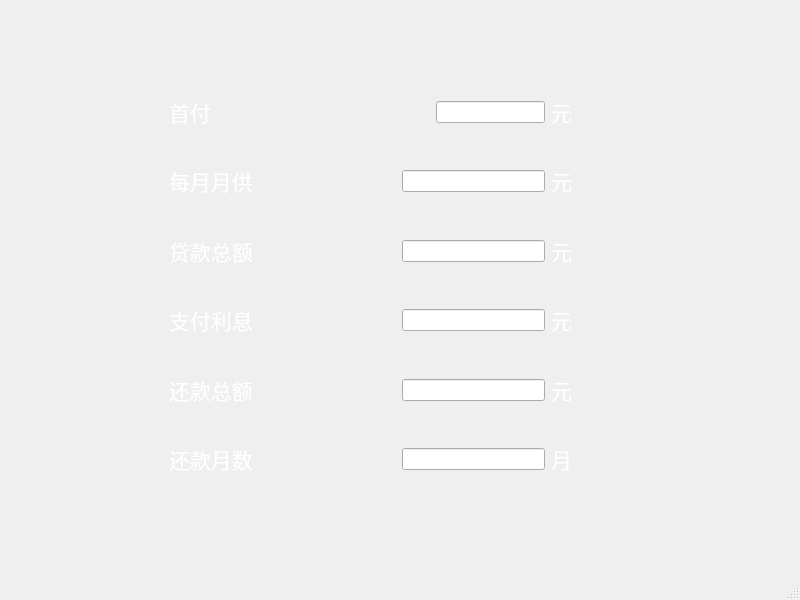
<?xml version="1.0" encoding="UTF-8"?>
<ui version="4.0">
 <class>Commercial1</class>
 <widget class="QMainWindow" name="Commercial1">
  <property name="geometry">
   <rect>
    <x>0</x>
    <y>0</y>
    <width>800</width>
    <height>600</height>
   </rect>
  </property>
  <property name="windowTitle">
   <string>MainWindow</string>
  </property>
  <widget class="QWidget" name="centralwidget">
   <widget class="QWidget" name="widget_7" native="true">
    <property name="geometry">
     <rect>
      <x>160</x>
      <y>80</y>
      <width>421</width>
      <height>411</height>
     </rect>
    </property>
    <layout class="QVBoxLayout" name="verticalLayout">
     <item>
      <widget class="QWidget" name="widget" native="true">
       <layout class="QHBoxLayout" name="horizontalLayout">
        <item>
         <widget class="QLabel" name="label">
          <property name="text">
           <string>&lt;html&gt;&lt;head/&gt;&lt;body&gt;&lt;p&gt;&lt;span style=&quot; font-size:16pt; color:#ffffff;&quot;&gt;首付&lt;/span&gt;&lt;/p&gt;&lt;/body&gt;&lt;/html&gt;</string>
          </property>
         </widget>
        </item>
        <item>
         <spacer name="horizontalSpacer">
          <property name="orientation">
           <enum>Qt::Horizontal</enum>
          </property>
          <property name="sizeHint" stdset="0">
           <size>
            <width>40</width>
            <height>20</height>
           </size>
          </property>
         </spacer>
        </item>
        <item>
         <spacer name="horizontalSpacer_7">
          <property name="orientation">
           <enum>Qt::Horizontal</enum>
          </property>
          <property name="sizeHint" stdset="0">
           <size>
            <width>40</width>
            <height>20</height>
           </size>
          </property>
         </spacer>
        </item>
        <item>
         <widget class="QLineEdit" name="lineEdit1"/>
        </item>
        <item>
         <widget class="QLabel" name="label_7">
          <property name="text">
           <string>&lt;html&gt;&lt;head/&gt;&lt;body&gt;&lt;p&gt;&lt;span style=&quot; font-size:16pt; color:#ffffff;&quot;&gt;元&lt;/span&gt;&lt;/p&gt;&lt;/body&gt;&lt;/html&gt;</string>
          </property>
         </widget>
        </item>
       </layout>
      </widget>
     </item>
     <item>
      <widget class="QWidget" name="widget_2" native="true">
       <layout class="QHBoxLayout" name="horizontalLayout_2">
        <item>
         <widget class="QLabel" name="label_2">
          <property name="text">
           <string>&lt;html&gt;&lt;head/&gt;&lt;body&gt;&lt;p&gt;&lt;span style=&quot; font-size:16pt; color:#ffffff;&quot;&gt;每月月供&lt;/span&gt;&lt;/p&gt;&lt;/body&gt;&lt;/html&gt;</string>
          </property>
         </widget>
        </item>
        <item>
         <spacer name="horizontalSpacer_2">
          <property name="orientation">
           <enum>Qt::Horizontal</enum>
          </property>
          <property name="sizeHint" stdset="0">
           <size>
            <width>40</width>
            <height>20</height>
           </size>
          </property>
         </spacer>
        </item>
        <item>
         <widget class="QLineEdit" name="lineEdit2"/>
        </item>
        <item>
         <widget class="QLabel" name="label_8">
          <property name="text">
           <string>&lt;html&gt;&lt;head/&gt;&lt;body&gt;&lt;p&gt;&lt;span style=&quot; font-size:16pt; color:#ffffff;&quot;&gt;元&lt;/span&gt;&lt;/p&gt;&lt;/body&gt;&lt;/html&gt;</string>
          </property>
         </widget>
        </item>
       </layout>
      </widget>
     </item>
     <item>
      <widget class="QWidget" name="widget_3" native="true">
       <layout class="QHBoxLayout" name="horizontalLayout_3">
        <item>
         <widget class="QLabel" name="label_3">
          <property name="text">
           <string>&lt;html&gt;&lt;head/&gt;&lt;body&gt;&lt;p&gt;&lt;span style=&quot; font-size:16pt; color:#ffffff;&quot;&gt;贷款总额&lt;/span&gt;&lt;/p&gt;&lt;/body&gt;&lt;/html&gt;</string>
          </property>
         </widget>
        </item>
        <item>
         <spacer name="horizontalSpacer_3">
          <property name="orientation">
           <enum>Qt::Horizontal</enum>
          </property>
          <property name="sizeHint" stdset="0">
           <size>
            <width>40</width>
            <height>20</height>
           </size>
          </property>
         </spacer>
        </item>
        <item>
         <widget class="QLineEdit" name="lineEdit3"/>
        </item>
        <item>
         <widget class="QLabel" name="label_9">
          <property name="text">
           <string>&lt;html&gt;&lt;head/&gt;&lt;body&gt;&lt;p&gt;&lt;span style=&quot; font-size:16pt; color:#ffffff;&quot;&gt;元&lt;/span&gt;&lt;/p&gt;&lt;/body&gt;&lt;/html&gt;</string>
          </property>
         </widget>
        </item>
       </layout>
      </widget>
     </item>
     <item>
      <widget class="QWidget" name="widget_4" native="true">
       <layout class="QHBoxLayout" name="horizontalLayout_4">
        <item>
         <widget class="QLabel" name="label_4">
          <property name="text">
           <string>&lt;html&gt;&lt;head/&gt;&lt;body&gt;&lt;p&gt;&lt;span style=&quot; font-size:16pt; color:#ffffff;&quot;&gt;支付利息&lt;/span&gt;&lt;/p&gt;&lt;/body&gt;&lt;/html&gt;</string>
          </property>
         </widget>
        </item>
        <item>
         <spacer name="horizontalSpacer_4">
          <property name="orientation">
           <enum>Qt::Horizontal</enum>
          </property>
          <property name="sizeHint" stdset="0">
           <size>
            <width>40</width>
            <height>20</height>
           </size>
          </property>
         </spacer>
        </item>
        <item>
         <widget class="QLineEdit" name="lineEdit4"/>
        </item>
        <item>
         <widget class="QLabel" name="label_10">
          <property name="text">
           <string>&lt;html&gt;&lt;head/&gt;&lt;body&gt;&lt;p&gt;&lt;span style=&quot; font-size:16pt; color:#ffffff;&quot;&gt;元&lt;/span&gt;&lt;/p&gt;&lt;/body&gt;&lt;/html&gt;</string>
          </property>
         </widget>
        </item>
       </layout>
      </widget>
     </item>
     <item>
      <widget class="QWidget" name="widget_5" native="true">
       <layout class="QHBoxLayout" name="horizontalLayout_5">
        <item>
         <widget class="QLabel" name="label_5">
          <property name="text">
           <string>&lt;html&gt;&lt;head/&gt;&lt;body&gt;&lt;p&gt;&lt;span style=&quot; font-size:16pt; color:#ffffff;&quot;&gt;还款总额&lt;/span&gt;&lt;/p&gt;&lt;/body&gt;&lt;/html&gt;</string>
          </property>
         </widget>
        </item>
        <item>
         <spacer name="horizontalSpacer_5">
          <property name="orientation">
           <enum>Qt::Horizontal</enum>
          </property>
          <property name="sizeHint" stdset="0">
           <size>
            <width>40</width>
            <height>20</height>
           </size>
          </property>
         </spacer>
        </item>
        <item>
         <widget class="QLineEdit" name="lineEdit5"/>
        </item>
        <item>
         <widget class="QLabel" name="label_11">
          <property name="text">
           <string>&lt;html&gt;&lt;head/&gt;&lt;body&gt;&lt;p&gt;&lt;span style=&quot; font-size:16pt; color:#ffffff;&quot;&gt;元&lt;/span&gt;&lt;/p&gt;&lt;/body&gt;&lt;/html&gt;</string>
          </property>
         </widget>
        </item>
       </layout>
      </widget>
     </item>
     <item>
      <widget class="QWidget" name="widget_6" native="true">
       <layout class="QHBoxLayout" name="horizontalLayout_6">
        <item>
         <widget class="QLabel" name="label_6">
          <property name="text">
           <string>&lt;html&gt;&lt;head/&gt;&lt;body&gt;&lt;p&gt;&lt;span style=&quot; font-size:16pt; color:#ffffff;&quot;&gt;还款月数&lt;/span&gt;&lt;/p&gt;&lt;/body&gt;&lt;/html&gt;</string>
          </property>
         </widget>
        </item>
        <item>
         <spacer name="horizontalSpacer_6">
          <property name="orientation">
           <enum>Qt::Horizontal</enum>
          </property>
          <property name="sizeHint" stdset="0">
           <size>
            <width>40</width>
            <height>20</height>
           </size>
          </property>
         </spacer>
        </item>
        <item>
         <widget class="QLineEdit" name="lineEdit6"/>
        </item>
        <item>
         <widget class="QLabel" name="label_12">
          <property name="text">
           <string>&lt;html&gt;&lt;head/&gt;&lt;body&gt;&lt;p&gt;&lt;span style=&quot; font-size:16pt; color:#ffffff;&quot;&gt;月&lt;/span&gt;&lt;/p&gt;&lt;/body&gt;&lt;/html&gt;</string>
          </property>
         </widget>
        </item>
       </layout>
      </widget>
     </item>
    </layout>
   </widget>
  </widget>
  <widget class="QMenuBar" name="menubar">
   <property name="geometry">
    <rect>
     <x>0</x>
     <y>0</y>
     <width>800</width>
     <height>26</height>
    </rect>
   </property>
  </widget>
  <widget class="QStatusBar" name="statusbar"/>
 </widget>
 <resources/>
 <connections/>
</ui>
